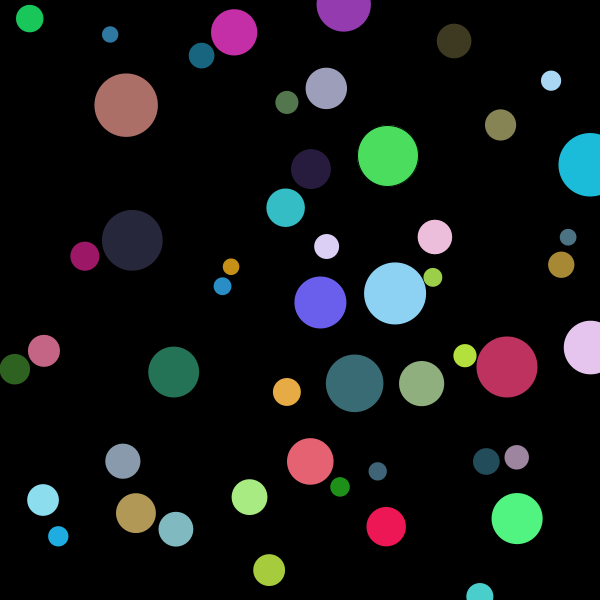
Frame 1 (no input)
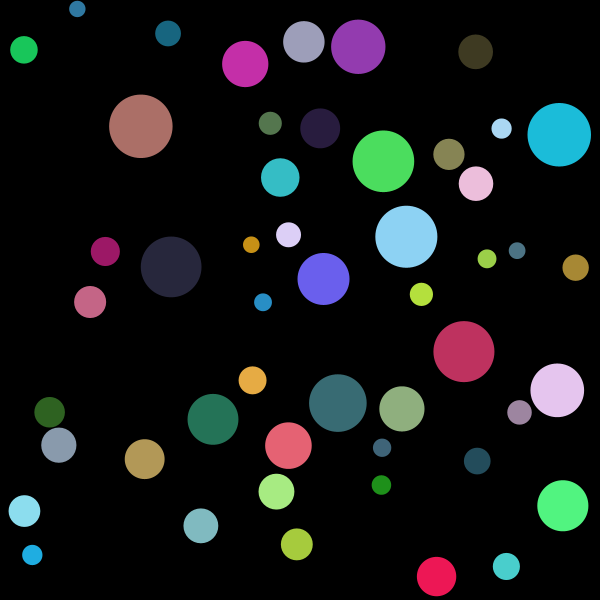
Frame 60 (the mouse pressed at the canvas centre just before this capture)
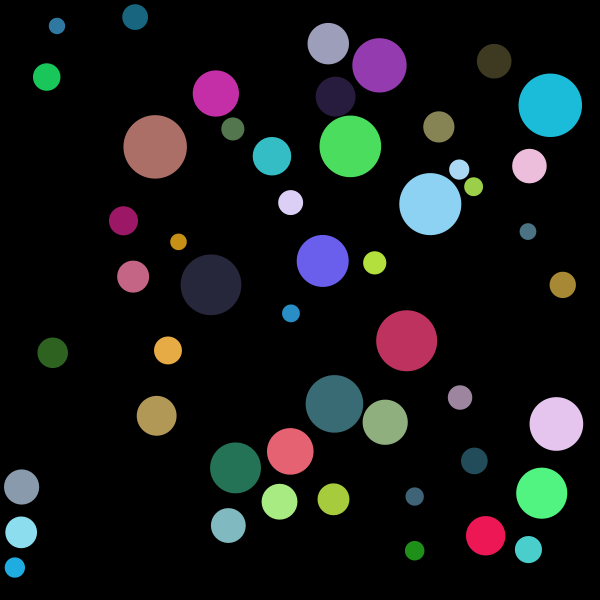
Frame 120 (the mouse held since frame 60 and released just before this capture)

The Processing sketch that drew these frames (run headless with seeded random() and noise(); from frame 60 on, the mouse is pressed at the canvas centre):

// Processing sketch: CollisionSimulationV2
// ── CollisionSimulationV2.pde
int ballsNumber = 50; //<>//


Ball[] balls = new Ball[ballsNumber];





void setup() {
  size(600, 600);
  frameRate(60);
  background(80);

  /* 
   balls[0] = new Ball(0, new PVector(260, 300), color(random(60, 255), random(60, 255), random(60, 255), 200), 32);
   balls[0].acceleration = new PVector(1, 0);
   balls[1] = new Ball(0, new PVector(340, 300), color(random(60, 255), random(60, 255), random(60, 255), 200), 32);
   balls[1].acceleration = new PVector(0, 0);
   */

  int ballsCreated = 0;
  for (int i = 0; i<ballsNumber; i++) {
    boolean overlap = true;
    PVector location;
    float ballWidth;
    do {
      location = new PVector(width/2 + random(-300, 300), height/2 + random(-300, 300)); //réparti au hasard
      ballWidth = random(16, 64);

      overlap = false;
      for (int j = 0; j<ballsCreated; j++) {
        float distance = dist(location.x, location.y, balls[j].location.x, balls[j].location.y);
        if ( (distance < (ballWidth/2 + balls[j].ballWidth/2)) && (distance != 0)) {
          overlap = true;
        }
      }
    } while (overlap);
    //location = new PVector(width/2 + random(-200, 200), height/2); // Tout sur la meme ligne
    //location = new PVector(width/4, height/2 + random(-200, 200)); // tout sur la meme colonne
    color ballColor = color(random(20, 255), random(20, 255), random(20, 255), 255);



    balls[i] = new Ball(i, location, ballColor, ballWidth);
    ballsCreated +=1;
  }
}



void draw() {
  background(0);
  for (int i = 0; i<ballsNumber; i++) {
    balls[i].checkCollision = true;
  }


  // WIND
  PVector wind = new PVector(1, 0);

  for (int i = 0; i<ballsNumber; i++) {



    // GRAVITY
    float m = balls[i].mass;
    PVector gravity = new PVector(0, 0.01*m);

    // FRICTION
    float frictionCoef = 1;
    float normalForce = 1;
    float frictionMag = frictionCoef*normalForce;
    PVector friction = balls[i].velocity.copy();
    friction.normalize();
    friction.mult(-1);
    friction.mult(frictionMag);

    // APPLYING FORCES

    // balls[i].applyForce(wind);
    // balls[i].applyForce(gravity);
    balls[i].applyForce(friction);

    balls[i].drawBall();
    balls[i].moveBall();
    balls[i].bounceBall();



    balls[i].colliding = false;
    for (int j = 0; j<ballsNumber; j++) {


      checkCollision(balls[i], balls[j]);
      //println("ball: ",i," velocity ",balls[i].velocity);
    }
  }
}

void keyPressed() {
  if (key =='q') {
    PVector wind = new PVector(-1, 0);
    for (int i = 0; i<ballsNumber; i++) {
      balls[i].applyForce(wind);
    }
  }
}
void checkCollision(Ball ball1, Ball ball2) {
  boolean movingToward = false;

  // https://math.stackexchange.com/questions/1438002/determine-if-objects-are-moving-towards-each-other
  PVector relativeVel = ball2.velocity.copy().sub(ball1.velocity.copy());
  PVector relativeDisplacement =ball2.location.copy().sub(ball1.location.copy());
  if (relativeVel.copy().dot(relativeDisplacement.copy()) < 0) {
    movingToward = true;
  }


  float distance = dist(ball1.location.x, ball1.location.y, ball2.location.x, ball2.location.y);
  if  ((distance < ball1.ballWidth/2 + ball2.ballWidth/2) &&(distance != 0) && (movingToward == true)) {

    //println("CheckingCollision for ",ball1.id,ball2.id);

    // Color involved balls
    // ball1.ballTempColor = color(255, 0, 0, 255);
    // ball2.ballTempColor = color(255, 0, 0, 255);

    //println(ball1.id, " & ", ball2.id, " colliding");

    // ------------------------

    // Collisions maths

    //println("ball2.location.x:", ball2.location.x);
    //println("ball1.location.x:", ball1.location.x);
    //println("ball2.location.y:", ball2.location.y);
    //println("ball1.location.y:", ball1.location.y);



    PVector normalVector = new PVector(ball2.location.x - ball1.location.x, ball2.location.y - ball1.location.y);

    //println("normalVector:", normalVector);
    //println("normalVector.mag():", normalVector.mag());

    PVector unitVector = normalVector.div(normalVector.mag());

    //println("unitVector:", unitVector);

    PVector unitTangent = new PVector(-unitVector.y, unitVector.x);

    //println("unitTangent:", unitTangent);

    //println("ball1.velocity:", ball1.velocity);
    //println("ball2.velocity:", ball2.velocity);



    float v1Normal  =  unitVector.dot(ball1.velocity);
    float v1Tangent =  unitTangent.dot(ball1.velocity);
    float v2Normal  = unitVector.dot(ball2.velocity);
    float v2Tangent = unitTangent.dot(ball2.velocity);

    //println("v1Normal:", v1Normal);
    //println("v1Tangent:", v1Tangent);
    //println("v2Normal:", v2Normal);
    //println("v2Tangent:", v2Tangent);

    //println("######");
    float v1AfterCollisionVelocityScalar = (v1Normal * (ball1.mass - ball2.mass) + 2*ball2.mass*v2Normal)/(ball1.mass + ball2.mass);
    float v2AfterCollisionVelocityScalar = (v2Normal * (ball2.mass - ball1.mass) + 2*ball1.mass*v1Normal)/(ball1.mass + ball2.mass);

    //println("v1AfterCollisionVelocityScalar:",v1AfterCollisionVelocityScalar);
    //println("v2AfterCollisionVelocityScalar:",v2AfterCollisionVelocityScalar);

    PVector v1AfterCollisionVelocityVectorNormal = unitVector.copy().mult(v1AfterCollisionVelocityScalar);
    PVector v1AfterCollisionVelocityVectorTangent = unitTangent.copy().mult(v1Tangent);



    //println("v1AfterCollisionVelocityVectorNormal:",v1AfterCollisionVelocityVectorNormal);
    //println("v1AfterCollisionVelocityVectorTangent:",v1AfterCollisionVelocityVectorTangent);

    PVector v2AfterCollisionVelocityVectorNormal = unitVector.copy().mult(v2AfterCollisionVelocityScalar);
    PVector v2AfterCollisionVelocityVectorTangent = unitTangent.copy().mult(v2Tangent);


    //println("v2AfterCollisionVelocityVectorNormal:",v2AfterCollisionVelocityVectorNormal);
    //println("v2AfterCollisionVelocityVectorTangent:",v2AfterCollisionVelocityVectorTangent);



    PVector v1AfterCollisionVelocity = v1AfterCollisionVelocityVectorNormal.add(v1AfterCollisionVelocityVectorTangent);
    PVector v2AfterCollisionVelocity = v2AfterCollisionVelocityVectorNormal.add(v2AfterCollisionVelocityVectorTangent);


    //println(" ball1.velocity:", ball1.velocity);
    //println("ball2.velocity:",ball2.velocity);

    //println("v1AfterCollisionVelocity:",v1AfterCollisionVelocity);
    //println("v2AfterCollisionVelocity:",v2AfterCollisionVelocity);

    ball1.velocity = v1AfterCollisionVelocity;
    ball2.velocity = v2AfterCollisionVelocity;

    ball1.location.add(ball1.velocity.copy().mult(1));
    ball2.location.add(ball2.velocity.copy().mult(1));





    //println("-----------------");
  }
}

// ── ball.pde
class Ball {

  float ballWidth;
  int id;
  color ballTempColor;
  color ballStaticColor;
  float mass;

  PVector location;
  PVector velocity;
  PVector acceleration;

  boolean colliding;
  boolean checkCollision;


  Ball(int tempId, PVector tempLocation, color tempBallColor, float tempBallWidth) {

    id = tempId;
    location = tempLocation;
    
    ballStaticColor = tempBallColor;
    ballTempColor = ballStaticColor;
    ballWidth = tempBallWidth;
    mass = 3.14*((ballWidth/2)*(ballWidth/2));
    //mass = 0.1;
    velocity = new PVector(0, 0);
    acceleration = new PVector(random(-1,1), random(-1,1));
    //acceleration = new PVector(0, 0);
    
  }



  void applyForce(PVector force) {
    PVector f = force.copy(); // On fait une copie car c'est par défaut passé par adresse.
    f.div(mass);
    acceleration.add(f);
  }


  void drawBall() { // afficher la balle
    //if (colliding){ballTempColor = color(255,0,0,255);}
    //else{ballTempColor = ballStaticColor;}
    fill(ballTempColor);
    PVector mouse = new PVector(mouseX, mouseY);
    PVector center = new PVector(width/2, height/2);
    //ballWidth = 1/(PVector.sub(center,location).mag()/500);
    //if (ballWidth > 32){ballWidth = 32;}
    circle(location.x, location.y, ballWidth);
    noStroke();
  }


  void moveBall() { // Déplacer la balle
  //  PVector mouse = new PVector(mouseX, mouseY); //La balle se dirige vers la souris
//    PVector dir = PVector.sub(mouse, location);

    //PVector center = new PVector(width/2, height/2); // La basse se dirige vers le centre
    //PVector dir = PVector.sub(center, location);


    //dir.normalize();
    //dir.mult(0.008);



    //acceleration = dir;



    velocity.add(acceleration); // On ajoute a la vitesse de la balle, l'accéleration
    //velocity.limit(1000);
    location.add(velocity); // On ajoute a la position de la balle, sa vitesse
    acceleration.mult(0); // On réinitialise l'accélération pour pas qu'elle s'accumule. Quand les forces s'arrête, l'accélération s'arrête.
  }

  void bounceBall() { // Collision au bord de la balle
    if (location.x > width-ballWidth/2) {
      // ballX = ballX - ballSpeedX;
      velocity.x = abs(velocity.x) * -1;
      location.x = width-ballWidth/2;

      //location.add(velocity);
  } else if (location.x < ballWidth/2) {
      velocity.x = abs(velocity.x);
      location.x = ballWidth/2;

      //location.add(velocity);
    } else if (location.y > height-ballWidth/2) {
      //ballY = ballY - ballSpeedY;
      velocity.y = abs(velocity.y) * -1;
      location.y =  height - ballWidth/2;

      //location.add(velocity);
    } else if (location.y < ballWidth/2) {
      velocity.y = abs(velocity.y);
      location.y =  ballWidth/2;

      //location.add(velocity);
    }
  }

  
  /*
    void bounceBall() { // Collision au centre de la basse
    if (location.x > width) {
      // ballX = ballX - ballSpeedX;
      velocity.x = velocity.x * -1;
      location.x = width;
      //location.add(velocity);
  } else if (location.x < 0) {
      velocity.x = velocity.x *-1;
      location.x = 0;
      //location.add(velocity);
    } else if (location.y > height) {
      //ballY = ballY - ballSpeedY;
      velocity.y = velocity.y * -1;
      location.y = location.y = height;
      //location.add(velocity);
    } else if (location.y < 0) {
      velocity.y = velocity.y *-1;
      location.y = location.y = 0;
      //location.add(velocity);
    }
  }
  */
  
    
  }
  
